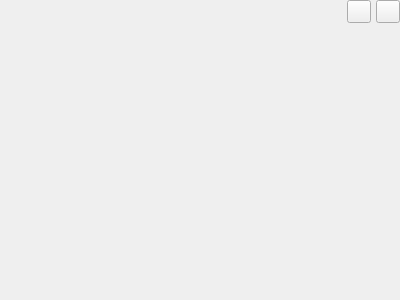
<?xml version="1.0" encoding="UTF-8"?>
<ui version="4.0">
 <class>View</class>
 <widget class="QFrame" name="View">
  <property name="geometry">
   <rect>
    <x>0</x>
    <y>0</y>
    <width>400</width>
    <height>300</height>
   </rect>
  </property>
  <property name="windowTitle">
   <string>Frame</string>
  </property>
  <layout class="QVBoxLayout" name="verticalLayout">
   <property name="spacing">
    <number>0</number>
   </property>
   <property name="leftMargin">
    <number>0</number>
   </property>
   <property name="topMargin">
    <number>0</number>
   </property>
   <property name="rightMargin">
    <number>0</number>
   </property>
   <property name="bottomMargin">
    <number>0</number>
   </property>
   <item>
    <widget class="QFrame" name="header">
     <layout class="QHBoxLayout" name="horizontalLayout">
      <property name="spacing">
       <number>5</number>
      </property>
      <property name="leftMargin">
       <number>9</number>
      </property>
      <property name="topMargin">
       <number>0</number>
      </property>
      <property name="rightMargin">
       <number>0</number>
      </property>
      <property name="bottomMargin">
       <number>0</number>
      </property>
      <item>
       <widget class="QLabel" name="titlelb">
        <property name="text">
         <string/>
        </property>
       </widget>
      </item>
      <item>
       <spacer name="horizontalSpacer">
        <property name="orientation">
         <enum>Qt::Horizontal</enum>
        </property>
        <property name="sizeHint" stdset="0">
         <size>
          <width>40</width>
          <height>20</height>
         </size>
        </property>
       </spacer>
      </item>
      <item>
       <widget class="QToolButton" name="grabbtn">
        <property name="styleSheet">
         <string notr="true">border-image: none;
image:url(:/screenshot.png);</string>
        </property>
        <property name="text">
         <string/>
        </property>
       </widget>
      </item>
      <item>
       <widget class="QToolButton" name="closebtn">
        <property name="styleSheet">
         <string notr="true">border-image: none;
image: url(:/close.png);</string>
        </property>
        <property name="text">
         <string/>
        </property>
       </widget>
      </item>
     </layout>
    </widget>
   </item>
   <item>
    <widget class="QLabel" name="label">
     <property name="sizePolicy">
      <sizepolicy hsizetype="Expanding" vsizetype="Expanding">
       <horstretch>0</horstretch>
       <verstretch>0</verstretch>
      </sizepolicy>
     </property>
     <property name="text">
      <string/>
     </property>
    </widget>
   </item>
  </layout>
 </widget>
 <resources/>
 <connections/>
</ui>
